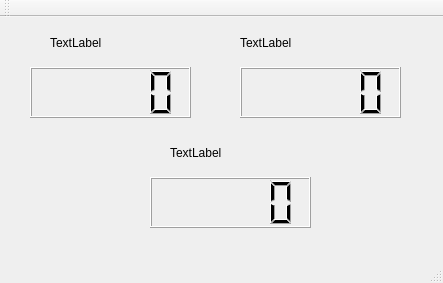
<?xml version="1.0" encoding="UTF-8"?>
<ui version="4.0">
 <class>MainWindow</class>
 <widget class="QMainWindow" name="MainWindow">
  <property name="geometry">
   <rect>
    <x>0</x>
    <y>0</y>
    <width>443</width>
    <height>283</height>
   </rect>
  </property>
  <property name="windowTitle">
   <string>MainWindow</string>
  </property>
  <widget class="QWidget" name="centralWidget">
   <widget class="QLCDNumber" name="encoder0">
    <property name="geometry">
     <rect>
      <x>30</x>
      <y>50</y>
      <width>161</width>
      <height>51</height>
     </rect>
    </property>
   </widget>
   <widget class="QLabel" name="label1">
    <property name="geometry">
     <rect>
      <x>50</x>
      <y>20</y>
      <width>54</width>
      <height>12</height>
     </rect>
    </property>
    <property name="text">
     <string>TextLabel</string>
    </property>
   </widget>
   <widget class="QLCDNumber" name="encoder1">
    <property name="geometry">
     <rect>
      <x>240</x>
      <y>50</y>
      <width>161</width>
      <height>51</height>
     </rect>
    </property>
   </widget>
   <widget class="QLabel" name="label2">
    <property name="geometry">
     <rect>
      <x>240</x>
      <y>20</y>
      <width>54</width>
      <height>12</height>
     </rect>
    </property>
    <property name="text">
     <string>TextLabel</string>
    </property>
   </widget>
   <widget class="QLCDNumber" name="encoder">
    <property name="geometry">
     <rect>
      <x>150</x>
      <y>160</y>
      <width>161</width>
      <height>51</height>
     </rect>
    </property>
   </widget>
   <widget class="QLabel" name="label3">
    <property name="geometry">
     <rect>
      <x>170</x>
      <y>130</y>
      <width>54</width>
      <height>12</height>
     </rect>
    </property>
    <property name="text">
     <string>TextLabel</string>
    </property>
   </widget>
  </widget>
  <widget class="QMenuBar" name="menuBar">
   <property name="geometry">
    <rect>
     <x>0</x>
     <y>0</y>
     <width>443</width>
     <height>23</height>
    </rect>
   </property>
  </widget>
  <widget class="QToolBar" name="mainToolBar">
   <attribute name="toolBarArea">
    <enum>TopToolBarArea</enum>
   </attribute>
   <attribute name="toolBarBreak">
    <bool>false</bool>
   </attribute>
  </widget>
  <widget class="QStatusBar" name="statusBar"/>
 </widget>
 <layoutdefault spacing="6" margin="11"/>
 <resources/>
 <connections/>
</ui>
